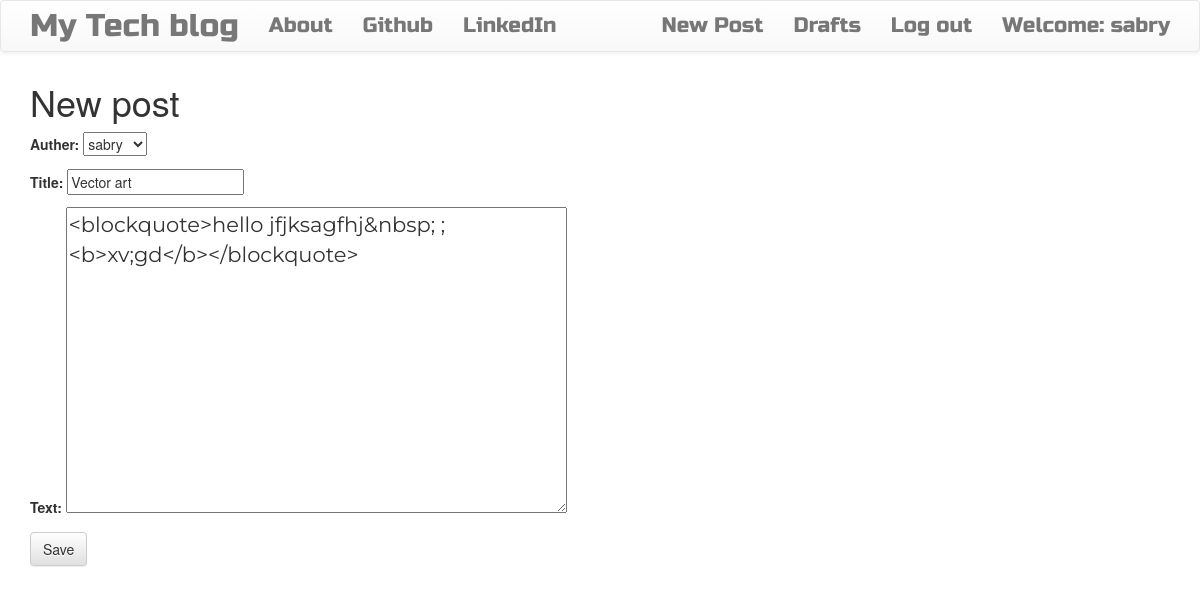
The page /post/4/edit (signed in) on the database its author committed.
### blog/models.py (models this page shows, shortened)
class Post(models.Model):
    auther = models.ForeignKey('auth.User', on_delete=models.CASCADE)
    title = models.CharField(max_length=200)
    text = models.TextField()
    create_date = models.DateTimeField(default=timezone.now)
    published_date = models.DateTimeField(blank=True, null=True)

### blog/views.py (the view)
# urls.py: path('post/<int:pk>/edit', views.PostUpdateView.as_view(), name='post_edit'),
class PostUpdateView(LoginRequiredMixin, UpdateView):
    model = Post
    form_class = PostForm
    login_url = '/login/'
    redirect_field_name = 'blog/post_detail.html'  # where to go after update

### blog/forms.py
class PostForm(forms.ModelForm):
    class Meta:
        model = Post
        fields = ("auther", "title", "text")
        widgets = {
            "title": forms.TextInput(attrs={'class': 'textinputclass'}),
            "text": forms.Textarea(attrs={'class': 'editable medium-editor-textarea postcontent'})
        }

### blog/templates/blog/post_form.html (shortened to what this page needs)
{% extends 'blog/base.html' %}
{% block content %}
    <h1>New post</h1>
    <form method="POST" class="post-form">
    {{form.as_p}}
    <button type="submit" class="save btn btn-default">Save</button>
    </form>
{% endblock %}

### blog/templates/blog/base.html (shortened to what this page needs)
<!DOCTYPE html>
{% load static %}
<html>
    <head>
        <link rel="stylesheet" href="https://maxcdn.bootstrapcdn.com/bootstrap/3.3.7/css/bootstrap.min.css">
        <link rel="stylesheet" href="https://maxcdn.bootstrapcdn.com/bootstrap/3.3.7/css/bootstrap-theme.min.css">
        <link rel="stylesheet" href="//cdn.jsdelivr.net/medium-editor/latest/css/medium-editor.min.css" type="text/css" media="screen" charset="utf-8">
        <link rel="stylesheet" href="{% static 'css/blog.css' %}">
<body class='loader'>
  <nav class="navbar navbar-default techfont custom-navbar">
    <div class="container">
      <ul class="nav navbar-nav">
        <li><a class='navbar-brand bigbrand' href="{% url 'post_list' %}">My Tech blog</a></li>
        <li><a href="{% url 'about'%}">About</a></li>
        <li><a href="https://www.github.com">Github</a></li>
        <li><a href="https://www.linkedin.com">LinkedIn</a></li>
      </ul>
      <ul class="nav navbar-nav navbar-right">
        {% if user.is_authenticated %}
        <li>
          <a href="{% url 'post_new' %}" >New Post</a>
        </li>
        <li>
          <a href="{% url 'post_draft_list' %}">Drafts</a>
        </li>
        <li>
          <a href="{% url 'logout' %}" >Log out</a>
        </li>
        <li>
          <a >Welcome: {{ user.username }}</a>
        </li>
          {% else %}
          <li><a class='nav navbar-right' href="{% url 'login' %}" ><span class="glyphicon glyphicon-user"></span></a></li>
        {% endif %}
      </ul>
  </div>
</nav>
        <div class="content container">
            <div class="row">
                <div class="col-md-8">
                  <div class="blog_posts">
                    {% block content %}
                    {% endblock %}
                  </div>
                </div>
            </div>
        </div>
</body>
</html>

### blog/static/css/blog.css (style rules this page uses)
.techfont { font-family: 'Russo One', sans-serif; font-size: 1.5em; margin-bottom: 10px; }
.postcontent { font-family: 'Montserrat'; font-size: 1.5em; }
.bigbrand { font-size: 1.5em; }
.loader { filter:hue-rotate(0deg); color: linear-gradient(45deg,#0f8,#08f); animation:hue 5000ms infinite linear; }

### rows shown on the page
Post: auther "sabry", title "Vector art", text "<blockquote>hello jfjksagfhj&nbsp; ;<b>xv;gd</b></blockquote>"

### other values the page prints
{{ user.username }} "sabry"
